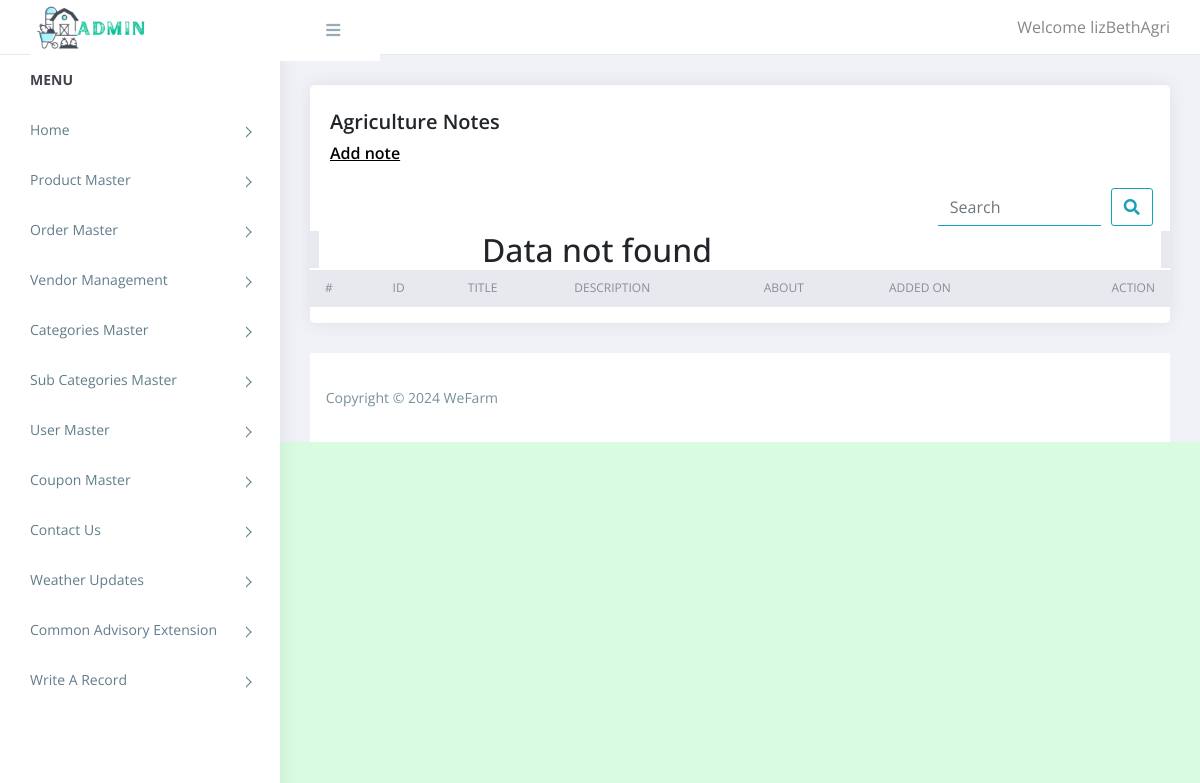
Before: /admin/agriNote_view.php (signed in) with the older database file.
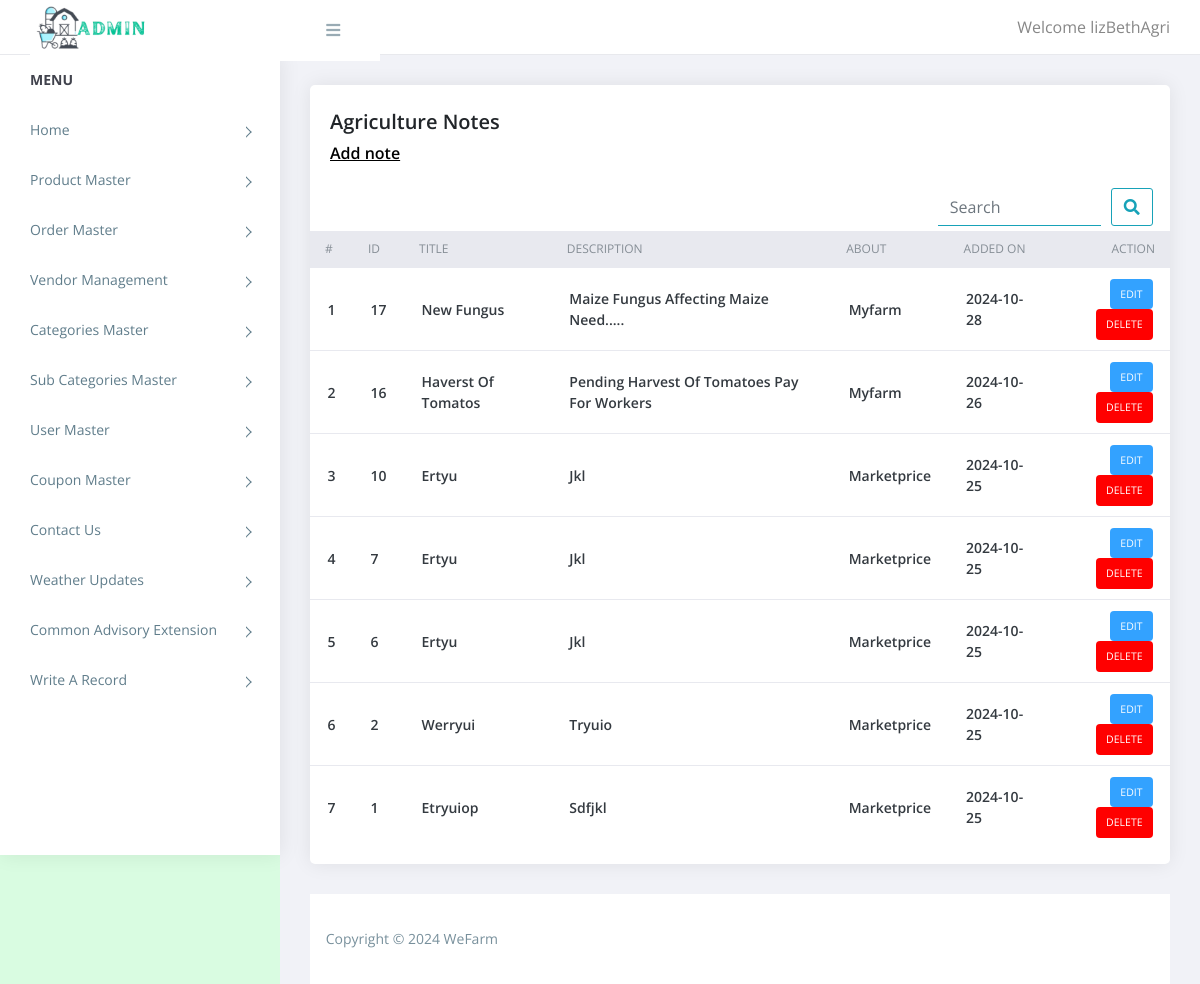
After: the same page with the newer database file.
### tables this page shows
CREATE TABLE `agri_tips` (
  `id` int(11) NOT NULL,
  `title` varchar(200) DEFAULT NULL,
  `about` varchar(200) DEFAULT NULL,
  `description` varchar(200) DEFAULT NULL,
  `added_by` int(11) DEFAULT NULL,
  `date_t` varchar(30) NOT NULL
);

### admin/agriNote_view.php (the view, shortened to what this page needs)
<?php
require('top.inc.php');
$condition = "";
$search_query = "";
$sql = "SELECT * FROM agri_tips" . $condition . $search_query . " ORDER BY id DESC";
$res = mysqli_query($con, $sql);
?>
<!DOCTYPE html>
<html lang="en">
<head>
</head>
<body>
<div class="wrapper">
    <div class="content pb-0">
        <div class="orders">
            <div class="row">
                <div class="col-xl-12">
                    <div class="card">
                        <div class="card-body">
                            <h4 class="box-title">Agriculture Notes</h4>
                            <h4 class="box-link"><a href="agiNote_add.php">Add note</a></h4>
                        </div>
                        <div class="d-flex">
                            <input class="form-control me-2" type="search" id="search_notes" placeholder="Search" aria-label="Search">
                            <button class="btn btn-outline-info" onclick="search('<?php echo SITE_PATH ?>')">
                                <i class="fas fa-search" aria-hidden="true"></i>
                            </button>
                        </div>
                        <div class="card-body--">
                            <div class="table-stats order-table ov-h">
                                <table class="table">
                                    <thead>
                                        <tr>
                                            <th class="serial">#</th>
                                            <th>ID</th>
                                            <th>Title</th>
                                            <th>Description</th>
                                            <th>About</th>
                                            <th>Added on</th>
                                            <th>Action</th>
                                        </tr>
                                    </thead>
                                    <tbody>
                                        <?php
                                        $i = 1;
                                        if (mysqli_num_rows($res) > 0) {
                                            while ($row = mysqli_fetch_assoc($res)) {
                                        ?>
                                        <tr>
                                            <td class="serial"><?php echo $i; ?></td>
                                            <td><?php echo htmlspecialchars($row['id']); ?></td>
                                            <td><?php echo htmlspecialchars($row['title']); ?></td>
                                            <td><?php echo htmlspecialchars($row['description']); ?></td>
                                            <td><?php echo htmlspecialchars($row['about']); ?></td>
                                            <td><?php echo htmlspecialchars($row['date_t']); ?></td>
                                            <td>
                                                <a href='agiNote_add.php?id=<?php echo $row['id']; ?>' class='badge badge-edit'>Edit</a>
                                                <a href='?type=delete&id=<?php echo $row['id']; ?>' class='badge badge-delete' onclick="return confirm('Are you sure you want to delete this note?');">Delete</a>
                                            </td>
                                        </tr>
                                        <?php
                                            $i++;
                                            }
                                        } else {
                                            echo "<h2 id='move'>Data not found</h2>";
                                        }
                                        ?>
                                    </tbody>
                                </table>
                            </div>
                        </div>
                    </div>
                </div>
            </div>
        </div>
    </div>
</div>
</body>
</html>
<?php
require('footer.inc.php');
?>

Changed rows visible on the page:
added agri_tips: id "17", title "New Fungus", description "Maize Fungus Affecting Maize Need.....", about "Myfarm", date_t "2024-10-28"
added agri_tips: id "16", title "Haverst Of Tomatos", description "Pending Harvest Of Tomatoes Pay For Workers", about "Myfarm", date_t "2024-10-26"
added agri_tips: id "10", title "Ertyu", description "Jkl", about "Marketprice", date_t "2024-10-25"
added agri_tips: id "7", title "Ertyu", description "Jkl", about "Marketprice", date_t "2024-10-25"
added agri_tips: id "6", title "Ertyu", description "Jkl", about "Marketprice", date_t "2024-10-25"
added agri_tips: id "2", title "Werryui", description "Tryuio", about "Marketprice", date_t "2024-10-25"
added agri_tips: id "1", title "Etryuiop", description "Sdfjkl", about "Marketprice", date_t "2024-10-25"
Other visible differences:
text no longer shown: "Data not found"
